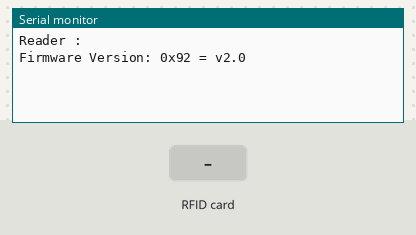
A sketch run on a simulated ESP32. Parts: the last lines printed to the serial monitor. Inputs (shaded band) come from the test bench.

Above: at 1.2 s.
1.3 s: RFID card A3 C9 22 9B held to the reader
At 1.7 s:
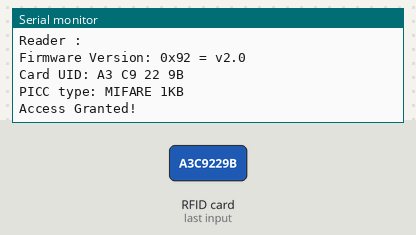
2.8 s: RFID card 5E 7A 19 C4 held to the reader
At 3.2 s:
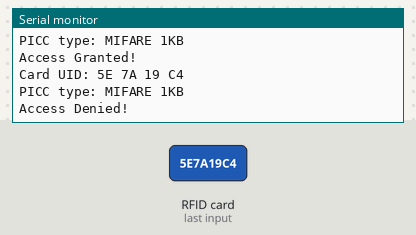

The sketch:

5rfid.ino
```cpp
#include <SPI.h>
#include <Wire.h>
#include <MFRC522.h>

#define RST_PIN         32
#define SS_PIN          5 //RC522卡上的SDA

MFRC522 mfrc522;   // 建立MFRC522實體
byte uid[]={0xA3, 0xC9, 0x22, 0x9B};  //這是我們指定的卡片UID，可由讀取UID的程式取得特定卡片的UID，再修改這行


void setup(){
  Serial.begin(9600);
  SPI.begin();
  mfrc522.PCD_Init(SS_PIN, RST_PIN); // 初始化MFRC522卡
  Serial.println("Reader : ");
  mfrc522.PCD_DumpVersionToSerial(); // 顯示讀卡設備的版本
}

void loop() {
  //Serial.print("reading...");
  // 檢查是不是偵測到新的卡
  if (mfrc522.PICC_IsNewCardPresent() && mfrc522.PICC_ReadCardSerial()) {
      // 顯示卡片的UID
      Serial.print(F("Card UID:"));
      dump_byte_array(mfrc522.uid.uidByte, mfrc522.uid.size); // 顯示卡片的UID
      Serial.println();
      Serial.print(F("PICC type: "));
      MFRC522::PICC_Type piccType = mfrc522.PICC_GetType(mfrc522.uid.sak);
      Serial.println(mfrc522.PICC_GetTypeName(piccType));  //顯示卡片的類型

      //把取得的UID，拿來比對我們指定好的UID
      bool they_match = true; // 初始值是假設為真
      for ( int i = 0; i < 4; i++ ) { // 卡片UID為4段，分別做比對
        if ( uid[i] != mfrc522.uid.uidByte[i] ) {
          they_match = false; // 如果任何一個比對不正確，they_match就為false，然後就結束比對
          break;
        }
      }

      //在監控視窗中顯示比對的結果
      if(they_match){
        Serial.println(F("Access Granted!"));
      }else{
        Serial.println(F("Access Denied!"));
      }
      mfrc522.PICC_HaltA();  // 卡片進入停止模式
    }
}

// 把讀取到的UID，用16進位顯示出來
void dump_byte_array(byte *buffer, byte bufferSize) {
  for (byte i = 0; i < bufferSize; i++) {
    Serial.print(buffer[i] < 0x10 ? " 0" : " ");
    Serial.print(buffer[i], HEX);
  }
}
```

Measured:
- after the input at 1.3 s, the serial monitor: prints a new line at once (image 1)
- after the input at 2.8 s, the serial monitor: prints a new line at once (image 2)
